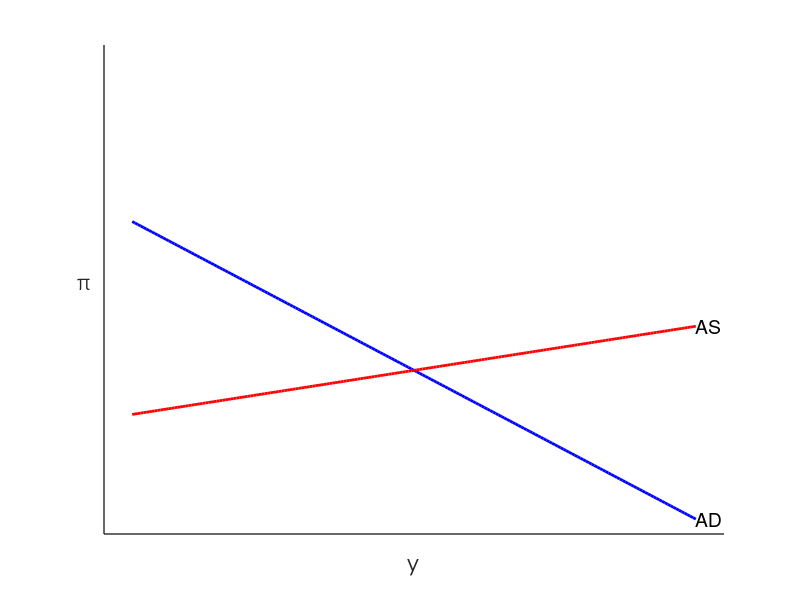
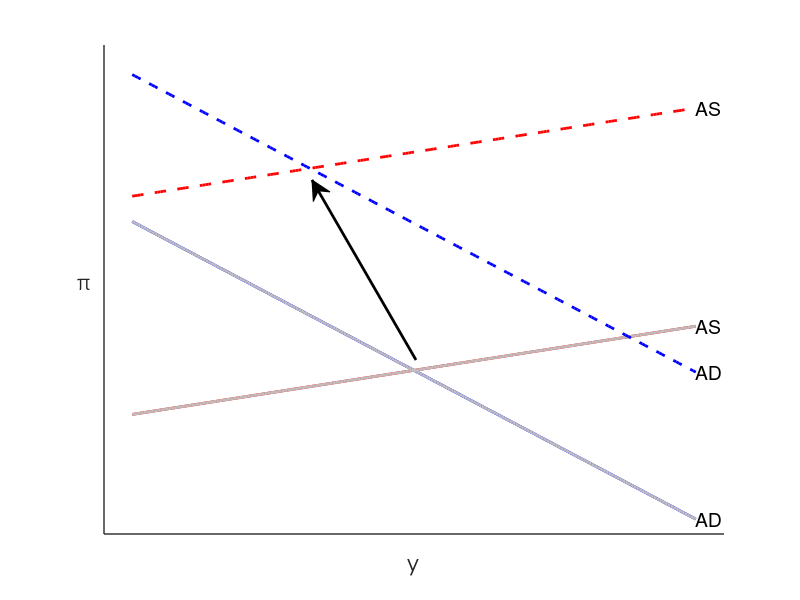
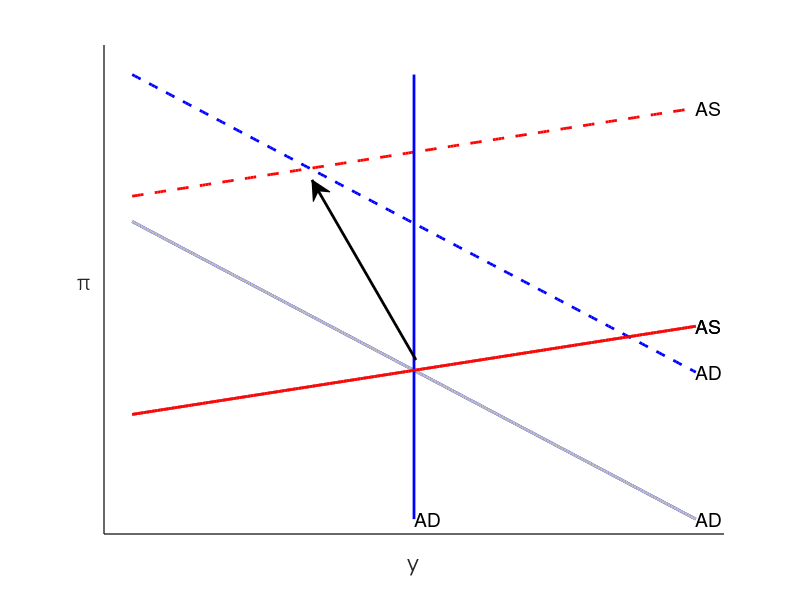
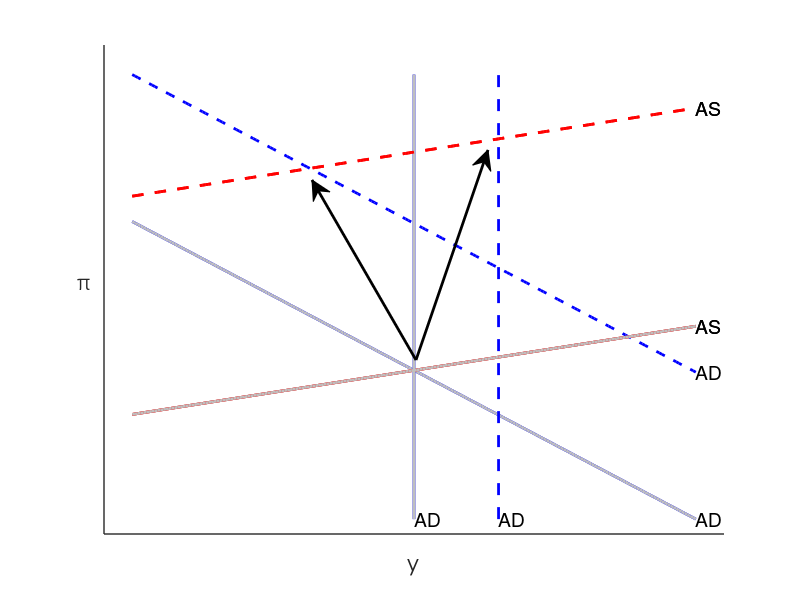

Recreate these plots in MATLAB, in order.
% This code solves the static New Keynesian model with shocks to expectations 
% appearing in Adams and Barrett (2024) "Shocks to Inflation Expectations"
%
% The creates the plots appearing in Section 2: "Motivating Model"
% and Appendix B: "Extensions to the Motivating Model"


% Parameters for the basic AS-AD graph:
beta = .99;
kappa = .2;
phi_pi = 1.5; phi_y = .0125; gamma = 1; phi_pi_future = .5;

yvecmin = -1;
yvecmax = 1;

yvec = [yvecmin:.01:yvecmax; yvecmin:.01:yvecmax]';
zvec = [zeros(size(yvec,1),1) ones(size(yvec,1),1)];

%aggregate supply pre/post sentiment
ass_vec = beta*zvec + kappa*yvec;

%aggregate demand pre/post sentiment
add_vec = 1/phi_pi*zvec - (phi_y+gamma)/phi_pi*yvec;


pimin = min(min(min(add_vec)),min(min(ass_vec)));

pimax = max(max(max(add_vec)),max(max(ass_vec)));


%Figure 1 (a):

close all
hold on
plot(yvec(:,1),add_vec(:,1),'LineWidth',2,'Color','b')
plot(yvec(:,1),ass_vec(:,1),'LineWidth',2,'Color','r')
axis(1.1*[yvecmin yvecmax pimin pimax])
set(gca,'XTick',[])
set(gca,'YTick',[])
text(yvec(end,1),add_vec(end,1),'AD','FontSize',14)
text(yvec(end,1),ass_vec(end,1),'AS','FontSize',14)
xlabel('y','FontSize',16,'FontName', 'AvantGarde');
ylabel('\pi','FontSize',16,'FontName', 'AvantGarde');
set(get(gca,'YLabel'),'Rotation',0)
    set(gca, ...
      'Box'         , 'off'     , ...
      'TickDir'     , 'out'     , ...
      'XMinorTick'  , 'on'      , ...
      'LineWidth'   , 1         )
saveas(gcf,'graphs/AD_AS_preshock.png')
hold off

%Figure 1 (b):
grayshade = .75;
close all
hold on
plot(yvec(:,1),add_vec(:,1),'LineWidth',2,'Color',grayshade*[1 1 1])
plot(yvec(:,1),ass_vec(:,1),'LineWidth',2,'Color',grayshade*[1 1 1])
plot(yvec(:,2),add_vec(:,2),'LineWidth',2,'Color','b','Linestyle','--')
plot(yvec(:,2),ass_vec(:,2),'LineWidth',2,'Color','r','Linestyle','--')
axis(1.1*[yvecmin yvecmax pimin pimax])
set(gca,'XTick',[])
set(gca,'YTick',[])
text(yvec(end,2),add_vec(end,2),'AD','FontSize',14)
text(yvec(end,2),ass_vec(end,2),'AS','FontSize',14)
annotation('arrow',[.52 .39],[.4 .7],'LineWidth',2) %if you mess with parameters, you will have to revisit this one by hand
xlabel('y','FontSize',16,'FontName', 'AvantGarde');
ylabel('\pi','FontSize',16,'FontName', 'AvantGarde');
set(get(gca,'YLabel'),'Rotation',0)
    set(gca, ...
      'Box'         , 'off'     , ...
      'TickDir'     , 'out'     , ...
      'XMinorTick'  , 'on'      , ...
      'LineWidth'   , 1         )
saveas(gcf,'graphs/AD_AS_postshock.png')
hold off

%Now an economy without the monetary policy response!

%Figure 12 (a):
close all
hold on
plot([0 0],[pimin pimax],'LineWidth',2,'Color','b')
plot(yvec(:,1),ass_vec(:,1),'LineWidth',2,'Color','r')
axis(1.1*[yvecmin yvecmax pimin pimax])
set(gca,'XTick',[])
set(gca,'YTick',[])
text(0,pimin,'AD','FontSize',14)
text(yvec(end,1),ass_vec(end,1),'AS','FontSize',14)
xlabel('y','FontSize',16,'FontName', 'AvantGarde');
ylabel('\pi','FontSize',16,'FontName', 'AvantGarde');
set(get(gca,'YLabel'),'Rotation',0)
    set(gca, ...
      'Box'         , 'off'     , ...
      'TickDir'     , 'out'     , ...
      'XMinorTick'  , 'on'      , ...
      'LineWidth'   , 1         )
saveas(gcf,'graphs/AD_AS_nofed_preshock.png')
hold off

grayshade = .75;
zetafudge = .3;

%Figure 12 (b):
close all
hold on
plot([0 0],[pimin pimax],'LineWidth',2,'Color',grayshade*[1 1 1])
plot(yvec(:,1),ass_vec(:,1),'LineWidth',2,'Color',grayshade*[1 1 1])
plot([zetafudge zetafudge],[pimin pimax],'LineWidth',2,'Color','b','Linestyle','--')
plot(yvec(:,2),ass_vec(:,2),'LineWidth',2,'Color','r','Linestyle','--')
axis(1.1*[yvecmin yvecmax pimin pimax])
set(gca,'XTick',[])
set(gca,'YTick',[])
text(zetafudge,pimin,'AD','FontSize',14)
text(yvec(end,2),ass_vec(end,2),'AS','FontSize',14)
annotation('arrow',[.52 .61],[.4 .75],'LineWidth',2) %if you mess with parameters, you will have to revisit this one by hand
xlabel('y','FontSize',16,'FontName', 'AvantGarde');
ylabel('\pi','FontSize',16,'FontName', 'AvantGarde');
set(get(gca,'YLabel'),'Rotation',0)
    set(gca, ...
      'Box'         , 'off'     , ...
      'TickDir'     , 'out'     , ...
      'XMinorTick'  , 'on'      , ...
      'LineWidth'   , 1         )
saveas(gcf,'graphs/AD_AS_nofed_postshock.png')
hold off


add_vec_nofed = 1/phi_pi*zvec - (phi_y+gamma)/phi_pi*yvec;

% Now we will plot the effects of different folks receiving sentiments

%agg demand for housheold only sentiment is add_vec(:,2)
%agg supply for firm only sentiment is ass_vec(:,2), but I am going to cut
%the change in half to make the grpah nicer:
ass_firmsenti_vec = .5*ass_vec(:,1) + .5*ass_vec(:,2);
%aggregate demand if only fed observes sentiment
add_fedsenti_vec = - phi_pi_future  - (phi_y+gamma)/phi_pi*yvec(:,2);


%Figure 13 (a) Sentiment Shock to Firms:
close all
hold on
plot(yvec(:,1),add_vec(:,1),'LineWidth',2,'Color','b')
plot(yvec(:,1),ass_vec(:,1),'LineWidth',2,'Color',grayshade*[1 1 1])
plot(yvec(:,2),ass_firmsenti_vec,'LineWidth',2,'Color','r','Linestyle','--')
axis(1.1*[yvecmin yvecmax pimin pimax])
set(gca,'XTick',[])
set(gca,'YTick',[])
text(yvec(end,1),add_vec(end,1),'AD','FontSize',14)
text(yvec(end,2),ass_firmsenti_vec(end),'AS','FontSize',14)
annotation('arrow',[.55 .40],[.4 .53],'LineWidth',2) %if you mess with parameters, you will have to revisit this one by hand
xlabel('y','FontSize',16,'FontName', 'AvantGarde');
ylabel('\pi','FontSize',16,'FontName', 'AvantGarde');
set(get(gca,'YLabel'),'Rotation',0)
    set(gca, ...
      'Box'         , 'off'     , ...
      'TickDir'     , 'out'     , ...
      'XMinorTick'  , 'on'      , ...
      'LineWidth'   , 1         )

saveas(gcf,'graphs/AD_AS_firm_senti.png')
hold off

%Figure 13 (b) Sentiment Shock to Households:
close all
hold on
plot(yvec(:,1),add_vec(:,1),'LineWidth',2,'Color',grayshade*[1 1 1])
plot(yvec(:,1),ass_vec(:,1),'LineWidth',2,'Color','r')
plot(yvec(:,2),add_vec(:,2),'LineWidth',2,'Color','b','Linestyle','--')
axis(1.1*[yvecmin yvecmax pimin pimax])
set(gca,'XTick',[])
set(gca,'YTick',[])
text(yvec(end,2),add_vec(end,2),'AD','FontSize',14)
text(yvec(end,1),ass_vec(end,1),'AS','FontSize',14)
annotation('arrow',[.52 .72],[.41 .45],'LineWidth',2) %if you mess with parameters, you will have to revisit this one by hand
xlabel('y','FontSize',16,'FontName', 'AvantGarde');
ylabel('\pi','FontSize',16,'FontName', 'AvantGarde');
set(get(gca,'YLabel'),'Rotation',0)
    set(gca, ...
      'Box'         , 'off'     , ...
      'TickDir'     , 'out'     , ...
      'XMinorTick'  , 'on'      , ...
      'LineWidth'   , 1         )

saveas(gcf,'graphs/AD_AS_hh_senti.png')
hold off

%find that x-intercept for the label
add_fedsenti_vec
[uhh xinterceptdex] = min(abs(add_fedsenti_vec-pimin));

%Figure 13 (c) Sentiment Shock to Central Bank:
close all
hold on
plot(yvec(:,1),add_vec(:,1),'LineWidth',2,'Color',grayshade*[1 1 1])
plot(yvec(:,1),ass_vec(:,1),'LineWidth',2,'Color','r')
plot(yvec(:,2),add_fedsenti_vec,'LineWidth',2,'Color','b','Linestyle','--')
axis(1.1*[yvecmin yvecmax pimin pimax])
set(gca,'XTick',[])
set(gca,'YTick',[])
text(yvec(xinterceptdex+7,2),add_fedsenti_vec(xinterceptdex),'AD','FontSize',14)
text(yvec(end,1),ass_vec(end,1),'AS','FontSize',14)
annotation('arrow',[.49 .32],[.39 .36],'LineWidth',2) %if you mess with parameters, you will have to revisit this one by hand
xlabel('y','FontSize',16,'FontName', 'AvantGarde');
ylabel('\pi','FontSize',16,'FontName', 'AvantGarde');
set(get(gca,'YLabel'),'Rotation',0)
    set(gca, ...
      'Box'         , 'off'     , ...
      'TickDir'     , 'out'     , ...
      'XMinorTick'  , 'on'      , ...
      'LineWidth'   , 1         )

saveas(gcf,'graphs/AD_AS_fed_senti.png')
hold off

